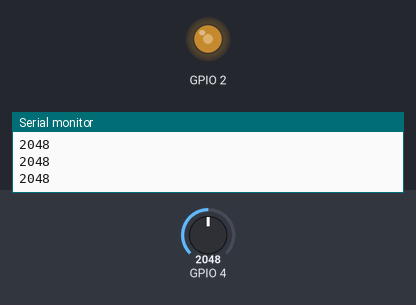
The program below on a simulated ESP32. Shown: output pins drawn as LEDs (lit = HIGH), the last lines printed to the serial monitor. The test bench sets the inputs (shaded band); at power-on: GPIO 4 = 2048.

Above: at 1.2 s.
1.3 s: GPIO 4 set to 2866
At 2.3 s:
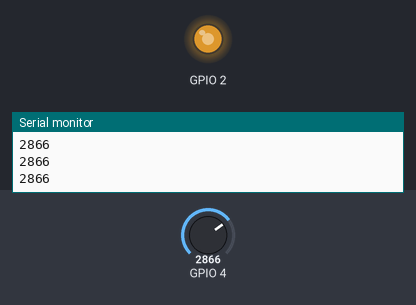
2.8 s: GPIO 4 set to 3603
At 3.5 s:
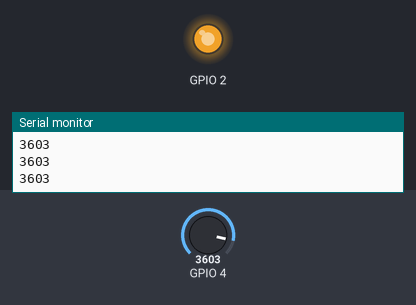
4.3 s: GPIO 4 set to 491
At 5.5 s:
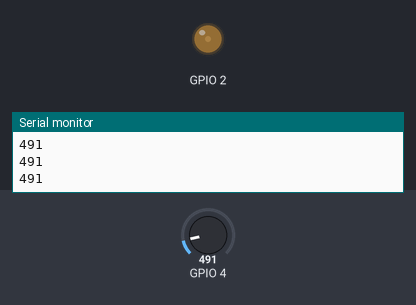
5.8 s: GPIO 4 set to 0
At 6.6 s:
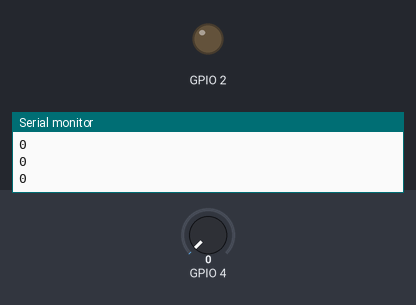
Timing chart, 0 to 8.3 s (numbered marks = the images above; inputs shaded):
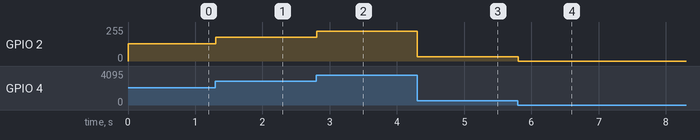

Measured:
- after the input at 1.3 s, GPIO 2: 128/255 → 178/255 at once
- after the input at 2.8 s, GPIO 2: 178/255 → 224/255 at once
- after the input at 4.3 s, GPIO 2: 224/255 → 31/255 at once
- after the input at 5.8 s, GPIO 2: 31/255 → 0/255 at once

The program:

main.cpp
```cpp
/*
 *      Project 03-pwm
 *      Using a potentiometer connected to the A/D converter, changes LED brightness (PWM)
 *
 *      main.cpp
 */

#include <Arduino.h>

/*
 *     Definiciones
 */

/*
 *  Definitions in platformio.ini
 *  LED1        GPIO for LED
 *  ANAIN       A/D converter GPIO
 *  SERIAL_BAUD Serial port baud rate
 */

#define LOOP_DELAY  10
#define TIME_PRINT  200

// setting PWM properties
#define FREQ            5000
#define LED_CHANNEL     0
#define RESOLUTION      12      //  Same as ADC pote resolution !!

/*
 *  Public functions
 */


int time_print;


void
setup(void)
{
    Serial.begin(SERIAL_BAUD);
    ledcSetup(LED_CHANNEL, FREQ, RESOLUTION);
    ledcAttachPin(LED, LED_CHANNEL);    // attach the channel to the GPIO to be controlled
    time_print = TIME_PRINT/LOOP_DELAY;
}

void
loop(void)
{
    int sensorValue;

    sensorValue = analogRead(ANAIN);
    ledcWrite(LED_CHANNEL, sensorValue);
    if( time_print-- == 0 )             //  print only after TIME_PRINT ms
    {
        time_print = TIME_PRINT/LOOP_DELAY;
        Serial.println(sensorValue);
    }

    delay(LOOP_DELAY);
}
```
